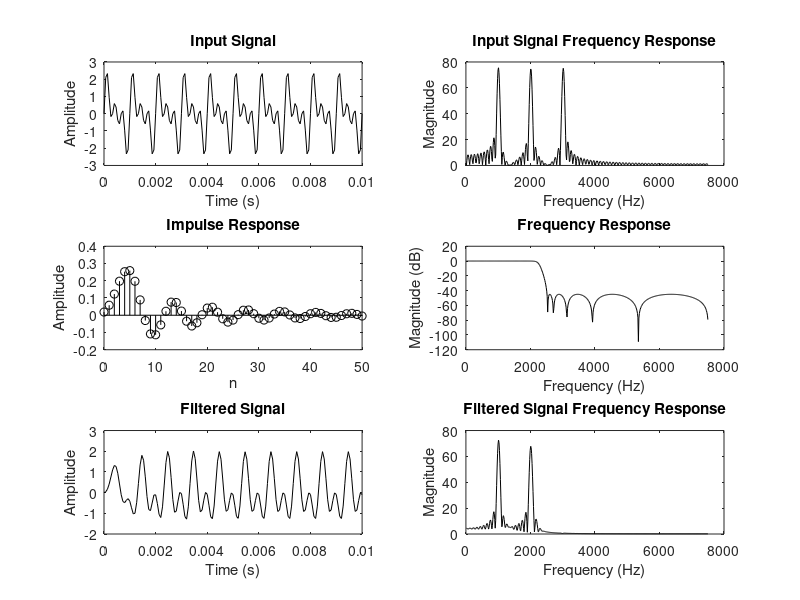

Here is the MATLAB script that generated this plot: (Note: this script raises an error after producing the figure.)
clc; clear; close all;

F1 = 1000; F2 = 2000; F3 = 3000;
Fsamp = 15000;
t = 0:1/Fsamp:0.01;
x = sin(2*pi*F1*t) + sin(2*pi*F2*t) + sin(2*pi*F3*t);

fft_ord = 1024;
x_fft = fft(x, fft_ord);

Fp = 2200; 
Fs = 2500; 
ap = 2.8; 
as = 45;
wp=2*Fp/Fsamp;
ws=2*Fs/Fsamp;
[N, wn] = buttord(wp,ws, ap, as);
[b, a] = butter(N, wn, "low");

n_range = 0:50; 
h = impz(b, a, length(n_range));

h_freq = freqz(b, a, fft_ord/2);

y = filter(b, a, x);
y_fft = fft(y, fft_ord);
fr = (1:fft_ord/2) * Fsamp / fft_ord;
figure;

[N2, wn2] = cheb2ord(wp, ws, ap, as);
[b2, a2] = cheby2(N2,as,ws, "low");

h2 = impz(b2, a2, length(n_range));
h_freq2= freqz(b2, a2, fft_ord/2);
y2 = filter(b2, a2, x);
y_fft2 = fft(y2, fft_ord);

subplot(3, 2, 1);
plot(t, x, 'k');
title('Input Signal');
ylabel('Amplitude');
xlabel('Time (s)');

subplot(3, 2, 2);
plot(fr, abs(x_fft(1:fft_ord/2)), 'k');
title('Input Signal Frequency Response');
ylabel('Magnitude');
xlabel('Frequency (Hz)');

subplot(3, 2, 3);
stem(n_range, h2, 'k'); 
title('Impulse Response');
ylabel('Amplitude');
xlabel('n');

subplot(3, 2, 4);
plot(fr, 20*log10(abs(h_freq2)), 'k'); 
title('Frequency Response');
ylabel('Magnitude (dB)');
xlabel('Frequency (Hz)');

subplot(3, 2, 5);
plot(t, y2, 'k');
title('Filtered Signal');
ylabel('Amplitude');
xlabel('Time (s)');

subplot(3, 2, 6);
plot(fr, abs(y_fft2(1:fft_ord/2)), 'k');
title('Filtered Signal Frequency Response');
ylabel('Magnitude');
xlabel('Frequency (Hz)');

sgtitle('CHEBYSHEV TYPE 2 LOW PASS FILTER (DIRECT METHOD)');
saveas(gcf, 'chebyshev2_lowpass.png');  % Save figure
